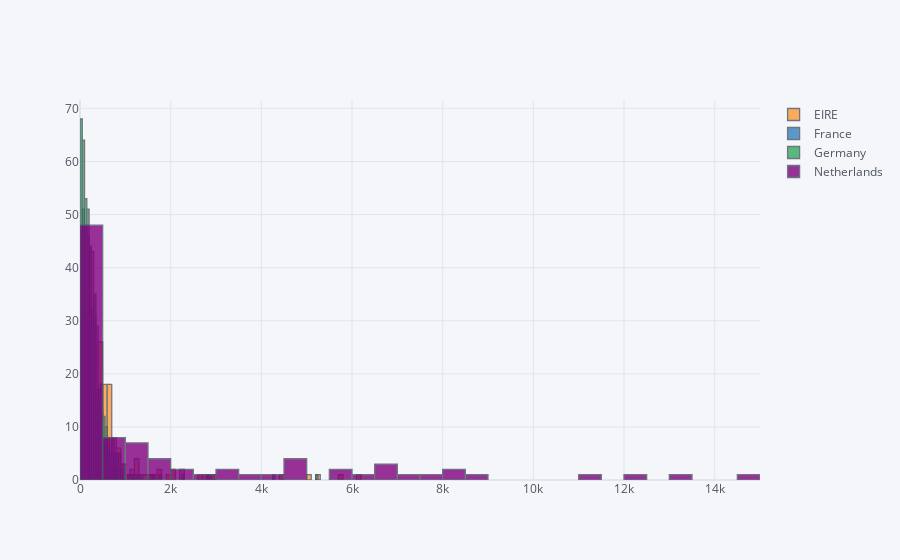

This figure's notebook cell:
### Markdown cell above
## 4. Create a set of interactive histograms showing the distributions of quantity per invoice for the following countries: EIRE, Germany, France, and Netherlands.

### Code cell
countryLst = ['EIRE','Germany','France','Netherlands']

retail = o_retail.loc[o_retail.Country.isin(countryLst)]

data = retail.pivot_table(values='Quantity', columns='Country', 
                      index='InvoiceNo', aggfunc='sum')

data.iplot(kind='hist')

### Figure 1 — Plotly figure (JSON) as saved in the notebook; plotly's stock layout.template omitted (floating-point values rounded to 4 significant figures; data arrays with more than 128 entries replaced by an {"elided": "..."} marker saying what was removed)
{"data": [{"histfunc": "count", "histnorm": "", "marker": {"color": "rgba(255, 153, 51, 1.0)", "line": {"color": "#4D5663", "width": 1.3}}, "name": "EIRE", "opacity": 0.8, "orientation": "v", "type": "histogram", "x": {"elided": "1171 int values"}}, {"histfunc": "count", "histnorm": "", "marker": {"color": "rgba(55, 128, 191, 1.0)", "line": {"color": "#4D5663", "width": 1.3}}, "name": "France", "opacity": 0.8, "orientation": "v", "type": "histogram", "x": {"elided": "1171 int values"}}, {"histfunc": "count", "histnorm": "", "marker": {"color": "rgba(50, 171, 96, 1.0)", "line": {"color": "#4D5663", "width": 1.3}}, "name": "Germany", "opacity": 0.8, "orientation": "v", "type": "histogram", "x": {"elided": "1171 int values"}}, {"histfunc": "count", "histnorm": "", "marker": {"color": "rgba(128, 0, 128, 1.0)", "line": {"color": "#4D5663", "width": 1.3}}, "name": "Netherlands", "opacity": 0.8, "orientation": "v", "type": "histogram", "x": {"elided": "1171 int values"}}], "layout": {"barmode": "overlay", "legend": {"bgcolor": "#F5F6F9", "font": {"color": "#4D5663"}}, "paper_bgcolor": "#F5F6F9", "plot_bgcolor": "#F5F6F9", "title": {"font": {"color": "#4D5663"}}, "xaxis": {"gridcolor": "#E1E5ED", "showgrid": true, "tickfont": {"color": "#4D5663"}, "title": {"font": {"color": "#4D5663"}, "text": ""}, "zerolinecolor": "#E1E5ED"}, "yaxis": {"gridcolor": "#E1E5ED", "showgrid": true, "tickfont": {"color": "#4D5663"}, "title": {"font": {"color": "#4D5663"}, "text": ""}, "zerolinecolor": "#E1E5ED"}}}
